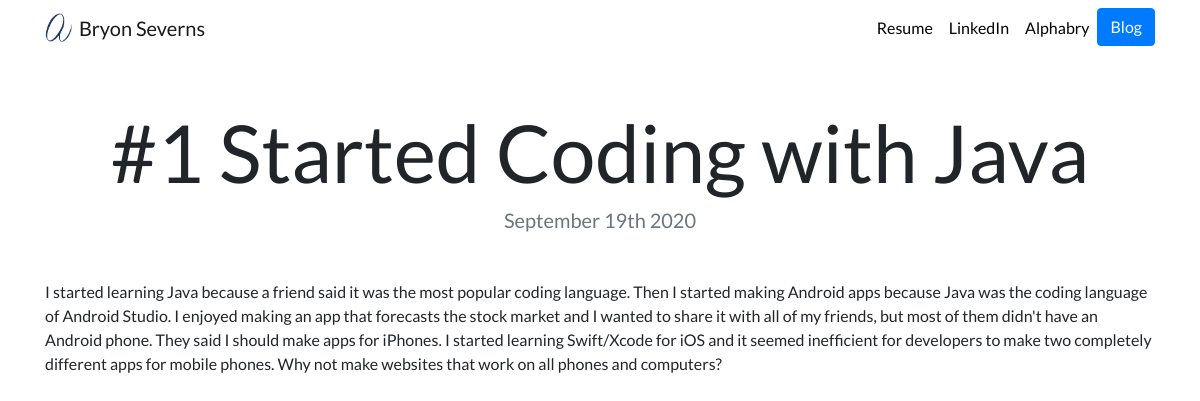
Page /blog/1/ on the committed database.
### blog/models.py (models this page shows, shortened)
class Blog(models.Model):
    title = models.CharField(max_length=200)
    description = models.TextField()
    date = models.DateField()

### blog/views.py (the view)
# urls.py: path('<int:blog_id>/', views.detail, name='detail'),
def detail(request, blog_id):
    blog = get_object_or_404(Blog, pk=blog_id)
    return render(request, 'blog/detail.html',{'blog':blog})

### blog/templates/blog/detail.html
{% extends 'portfolio/base.html' %}
{% block content %}
<h1 class="text-center mt-5" id="blogdetailtitle">{{ blog.title }}</h1>
<h5 class="text-center text-muted mb-5">{{ blog.date|date:'F jS Y' }}</h5>
{{ blog.description|safe}}
{% endblock %}

### portfolio/static/portfolio/custom.css (style rules this page uses)
body { font-family: 'Lato', sans-serif; }
@media (min-width: 992px) { #blogdetailtitle { font-size: 5rem; } }

### rows in the picture
Blog: title "#1 Started Coding with Java", date "September 19th 2020", description "I started learning Java because a friend said it was the most popular coding language. Then I started making Android apps because Java was the coding language of Android Studio. I enjoyed making an app that forecasts the stock market and I wanted to share it with all of my friends, but most of them didn't have an Android phone. They said I should make apps for iPhones. I started learning Swift/Xcode for iOS and it seemed inefficient for developers to make two completely different apps for mobile phones. Why not make websites that work on all phones and computers?"
